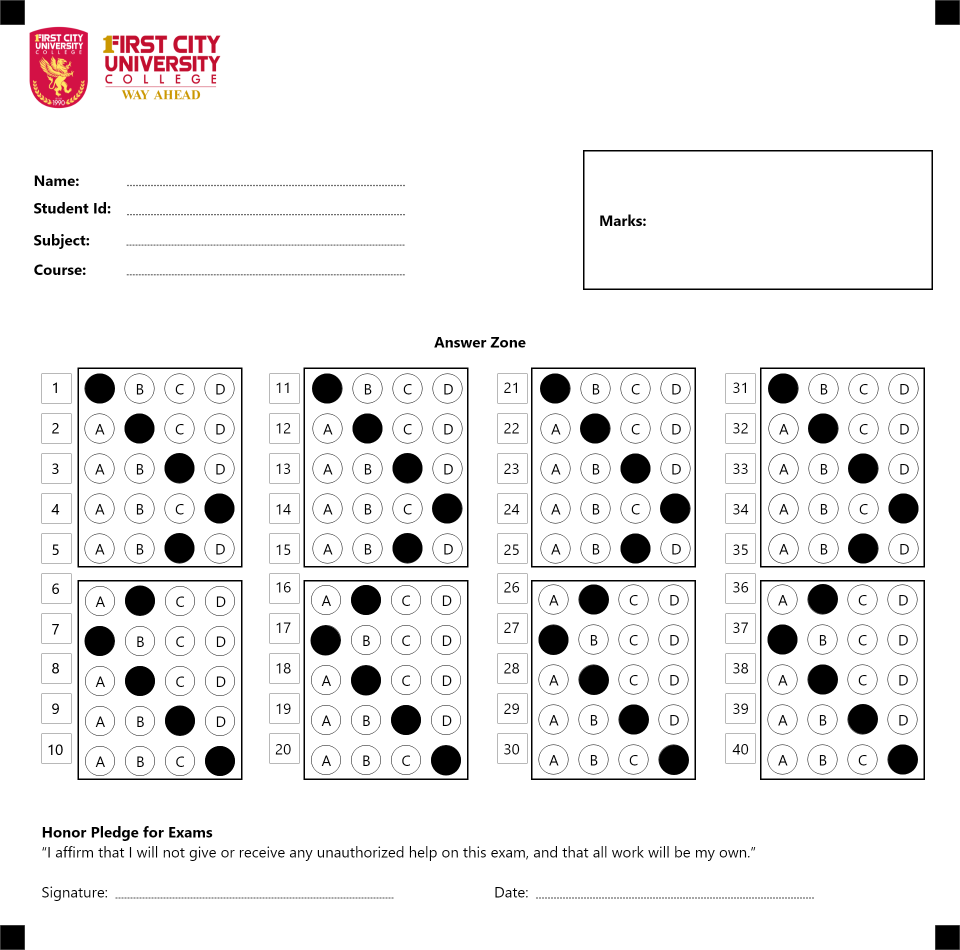
#> input picture SD_OMR_SOFTWARE_Sept2022/Resources/OMR_Custom_Shaded_3.png, 1920 x 1900 px (shown at 1/2 size)
$ python Test_Shade_Bubble.py
#> lines starting #> are read from the running program, lines starting #| are printed output that depends on the picture; after the words box and inside, x2 and y2 are one past the last pixel; in counts of white or black regions, pixels touching at a corner belong together
### SD_OMR_SOFTWARE_Sept2022/utility.py
import cv2
import numpy as np

# 1. STACK ALL THE IMAGES IN ONE WINDOW (FIXED LOGIC)
def stackImages(imgArray,scale,lables=[]):
    rows = len(imgArray)
    cols = len(imgArray[0])
    rowsAvailable = isinstance(imgArray[0], list)
    width = imgArray[0][0].shape[1]
    height = imgArray[0][0].shape[0]
    if rowsAvailable:
        for x in range ( 0, rows):
            for y in range(0, cols):
                imgArray[x][y] = cv2.resize(imgArray[x][y], (0, 0), None, scale, scale)
                if len(imgArray[x][y].shape) == 2: imgArray[x][y]= cv2.cvtColor( imgArray[x][y], cv2.COLOR_GRAY2BGR)
        imageBlank = np.zeros((height, width, 3), np.uint8)
        hor = [imageBlank]*rows
        hor_con = [imageBlank]*rows
        for x in range(0, rows):
            hor[x] = np.hstack(imgArray[x])
            hor_con[x] = np.concatenate(imgArray[x])
        ver = np.vstack(hor)
        ver_con = np.concatenate(hor)
    else:
        for x in range(0, rows):
            imgArray[x] = cv2.resize(imgArray[x], (0, 0), None, scale, scale)
            if len(imgArray[x].shape) == 2: imgArray[x] = cv2.cvtColor(imgArray[x], cv2.COLOR_GRAY2BGR)
        hor= np.hstack(imgArray)
        hor_con= np.concatenate(imgArray)
        ver = hor
    if len(lables) != 0:
        eachImgWidth= int(ver.shape[1] / cols)
        eachImgHeight = int(ver.shape[0] / rows)
        #print(eachImgHeight)
        for d in range(0, rows):
            for c in range (0,cols):
                cv2.rectangle(ver,(c*eachImgWidth,eachImgHeight*d),(c*eachImgWidth+len(lables[d][c])*13+27,30+eachImgHeight*d),(255,255,255),cv2.FILLED)
                cv2.putText(ver,lables[d][c],(eachImgWidth*c+10,eachImgHeight*d+20),cv2.FONT_HERSHEY_COMPLEX,0.7,(255,0,255),2)
    return ver

# 2. IDENTIFY RECTANGLE CONTOURS
def rectContour(contours):

    rectCon = []     #CREATE NEW LIST
    max_area = 0

    # 2.1. LOOP THROUGH ALL CONTOURS
    for i in contours:
        area = cv2.contourArea(i)
        # print(area) # CHECK CONTOUR AREA

        if area > 50:
            peri = cv2.arcLength(i, True)
            approx = cv2.approxPolyDP(i, 0.02 * peri, True)
            # print("Corner Points: ", len(approx))
            if len(approx) == 4:
                rectCon.append(i)
                # print(rectCon)
    # 2.2. REORDER AND SORT RECTCON, BASED ON OMR FORM
    # rectCon = sorted(rectCon, key=cv2.contourArea,reverse=True) # reverse=True, sort in descending order (biggest to smallest)
    rectCon = sorted(rectCon, key=cv2.contourArea,reverse=True) # reverse=True, sort in descending order (biggest to smallest)
    # print(len(rectCon))
    return rectCon

# 3. TBA
def reorder(myPoints):
    myPoints = myPoints.reshape((4, 2)) # REMOVE EXTRA BRACKET
    myPointsNew = np.zeros((4, 1, 2), np.int32) # NEW MATRIX WITH ARRANGED POINTS
    add = myPoints.sum(1)
    # print(myPoints)
    # print(add)
    myPointsNew[0] = myPoints[np.argmin(add)]  #[0,0]
    # print(np.argmax(add))
    myPointsNew[3] =myPoints[np.argmax(add)]   #[w,h]
    diff = np.diff(myPoints, axis=1)
    myPointsNew[1] =myPoints[np.argmin(diff)]  #[w,0]
    myPointsNew[2] = myPoints[np.argmax(diff)] #[h,0]
    # print(diff)
    return myPointsNew

# 4. SPLIT BUBBLES VERTICALLY INSIDE OF ANSWER ZONE
def splitBoxes(img):

    rows = np.vsplit(img,5)     # 10, because there is 10 rows
    # cv2.imshow("Split",rows[0])

    # Split bubbles horizontally
    boxes=[]
    for r in rows:
        cols= np.hsplit(r,4)   # 4, because there is 4 questions per column
        for box in cols:
            boxes.append(box)
            # cv2.imshow("Split",box)
    return boxes

# 5. GET CORNER POINTS OF CONTOUR
def getCornerPoints(cont):
    peri = cv2.arcLength(cont, True) # LENGTH OF CONTOUR
    approx = cv2.approxPolyDP(cont, 0.02 * peri, True) # APPROXIMATE THE POLY TO GET CORNER POINTS
    return approx

# 6. DISPLAY ANSWERS
# def showAnswers(img,myIndex,grading,ans,questions=5,choices=5): # (PREDEFINED)
def showAnswers(img,myIndex,grading,ans,questions,choices):

    # SIMULATE A 5*5 shape (based on answer zone)
    sectWidth = int(img.shape[1]/questions)
    sectHeight = int(img.shape[0]/choices)

    for x in range(0,questions):
        myAns = myIndex[x]

        # [5 lines of commented-out code are left out]
        cY = (x * sectWidth)+sectWidth//2

        if grading[x]==1:          # LOGIC: 1 correct answer, 0 wrong answer
            if myAns==0:
                cX = (myAns * sectWidth) + sectWidth // 2 + 50   #DEFAULT FORMAT
            elif myAns==1:
                cX = (myAns * sectWidth) + sectWidth // 2 + 80   #DEFAULT FORMAT
            elif myAns==2:
                cX = (myAns * sectWidth) + sectWidth // 2 + 110  #DEFAULT FORMAT
            elif myAns==3:
                cX = (myAns * sectWidth) + sectWidth // 2 + 140  # DEFAULT FORMAT

            myColor = (0,255,0)     # GREEN
            # myColor = (28,184,255)     # GREEN
            #cv2.rectangle(img,(myAns*secW,x*secH),((myAns*secW)+secW,(x*secH)+secH),myColor,cv2.FILLED)
            cv2.circle(img,(cX,cY),50,myColor,cv2.FILLED)  # Fill correct answer in GREEN

        elif grading[x]==0:
            if myAns == 0:
                cX = (myAns * sectWidth) + sectWidth // 2 + 50    #DEFAULT FORMAT
            elif myAns == 1:
                cX = (myAns * sectWidth) + sectWidth // 2 + 80    #DEFAULT FORMAT
            elif myAns == 2:
                cX = (myAns * sectWidth) + sectWidth // 2 + 110   #DEFAULT FORMAT
            elif myAns == 3:
                cX = (myAns * sectWidth) + sectWidth // 2 + 140   #DEFAULT FORMAT

            myColor = (0,255,0)     # GREEN
            #cv2.rectangle(img, (myAns * secW, x * secH), ((myAns * secW) + secW, (x * secH) + secH), myColor, cv2.FILLED)
            cv2.circle(img,(cX, cY),50,myColor,cv2.FILLED) # Fill correct answer in RED

            correctAns = ans[x]
            if correctAns== 0:
                # cX = (correctAns * sectWidth) + sectWidth // 2 + 50  # DEFAULT FORMAT
                cX = (correctAns * sectWidth) + sectWidth // 2 + 40  # TESTING
            elif correctAns== 1:
                # cX = (correctAns* sectWidth) + sectWidth // 2 + 80  # DEFAULT FORMAT
                cX = (correctAns* sectWidth) + sectWidth // 2 + 70  # TESTING
            elif correctAns == 2:
                # cX = (correctAns* sectWidth) + sectWidth // 2 + 110  # DEFAULT FORMAT
                cX = (correctAns* sectWidth) + sectWidth // 2 + 100  # TESTING
            elif correctAns == 3:
                # cX = (correctAns* sectWidth) + sectWidth // 2 + 140  # DEFAULT FORMAT
                cX = (correctAns* sectWidth) + sectWidth // 2 + 130  # TESTING

            myColor = (123,24,24)     # DARK RED
            # cv2.circle(img,((correctAns * sectWidth)+sectWidth//2, (x * sectHeight)+sectHeight//2), 20,myColor,cv2.FILLED) # Fill correct answer in GREEN
            cv2.circle(img,(cX,cY),50,myColor,cv2.FILLED)  # Fill correct answer in GREEN
        # else:
        #    None
    cv2.imshow("Show Answers",img)
    return img

# [12 lines of commented-out code are left out]

### SD_OMR_SOFTWARE_Sept2022/Test_Shade_Bubble.py
import cv2
import numpy as np

# IMPORT FUNCTIONS FROM UTILITY FILE
import utility

#########IMAGE#########
# path="Resources/sample.jpg"
path= "Resources/OMR_Custom_Shaded_3.png"
widthImg=800
heightImg=800
#########IMAGE#########

##OMR QUESTION FORMAT##
questions=5
choices=4
ans = [0,1,2,3,2]
##OMR QUESTION FORMAT##

# RETRIEVE IMAGE
img=cv2.imread(path)
#> img is the input picture: shape (1900, 1920, 3); mean B, G, R 237.6, 237.5, 238.6

# PREPROCESSING
img=cv2.resize(img,(widthImg,heightImg))
#> img: shape (800, 800, 3)
imgContours=img.copy()
imgFinal=img.copy()
imgBiggestContours=img.copy()
imgGray=cv2.cvtColor(img,cv2.COLOR_BGR2GRAY)
imgBlur=cv2.GaussianBlur(imgGray,(5,5),1)
imgCanny=cv2.Canny(imgBlur,10,50)
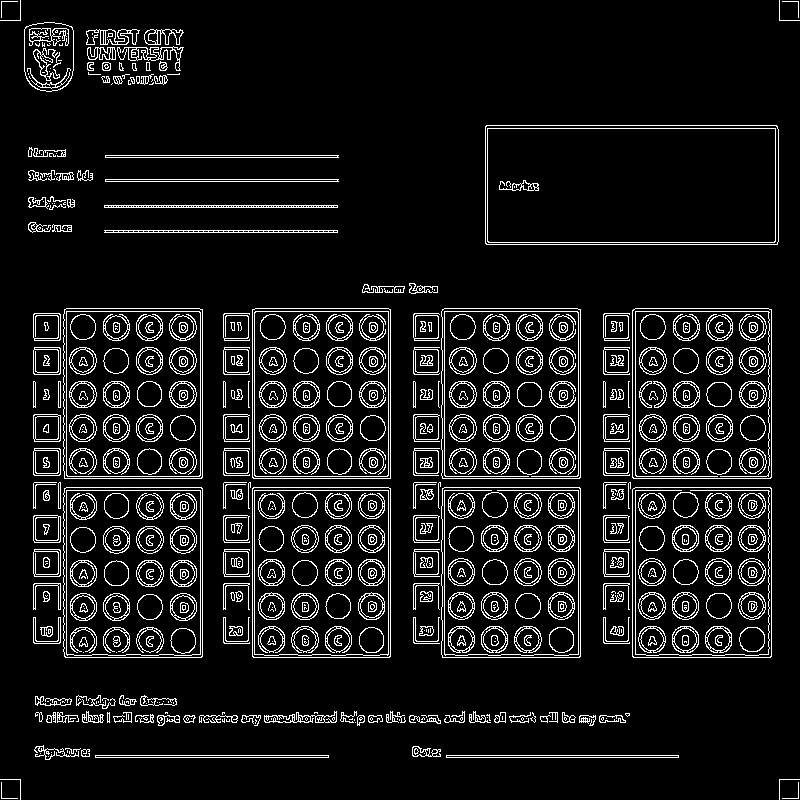
#> imgCanny: shape (800, 800); 9.1% white in thin lines or dots

# FIND ALL CONTOURS
contours, hierarchy = cv2.findContours(imgCanny,cv2.RETR_EXTERNAL,cv2.CHAIN_APPROX_NONE)
#> contours = 243 contours, 129 with area under 20; largest, box (x1, y1, x2, y2) and area: (485, 125, 779, 245) 34860, (632, 487, 772, 658) 23626, (632, 308, 772, 479) 23624, (63, 487, 203, 658) 23576, (63, 308, 203, 479) 23574

# DISPLAY CONTOURS, -1 means all index,RGB Green Colour(0,255,0),thickness=10
cv2.drawContours(imgContours,contours,-1,(0,255,0),10)

# FIND RECTANGLES
rectCon=utility.rectContour(contours)
#> the loop in rectContour, `for i in contours:` made 243 passes
#> (area, peri, approx) on passes 6, 7, 110, 117, 123, 124: (464, 468, [[446, 755], [678, 757]]), (466, 470, [[95, 755], [328, 757]]), (723, 105.7, [[34, 549], [34, 576], [59, 576], [60, 550]]), (724, 105.7, [[34, 515], [34, 542], [59, 542], [60, 516]]), (23625.5, 615.1, [[633, 488], [632, 656], [770, 657], [771, 488]]), (23521.5, 618.4, [[442, 488], [442, 657], [579, 657], [580, 488]])
#> after the loop in rectContour, `for i in contours:`: rectCon = 21 contours; largest, box (x1, y1, x2, y2) and area: (485, 125, 779, 245) 34860, (632, 487, 772, 658) 23626, (632, 308, 772, 479) 23624, (63, 487, 203, 658) 23576, (63, 308, 203, 479) 23574

# [9 lines of commented-out code are left out]
biggestContour=utility.getCornerPoints(rectCon[1]) #BOTTOM: SUCCESFUl
#> in getCornerPoints, `peri = cv2.arcLength(cont, True)`: peri = 615.1
#> in getCornerPoints, `approx = cv2.approxPolyDP(cont, 0.02 * peri, True)`: approx = [[633, 488], [632, 656], [770, 657], [771, 488]]
#> biggestContour = [[633, 488], [632, 656], [770, 657], [771, 488]]
#2nd BIGGEST CONTOUR (RESULT ZONE)
gradePoints= utility.getCornerPoints(rectCon[0])
#> gradePoints = [[485, 126], [486, 244], [777, 244], [776, 125]]

#LOCATE BUBBLE and RESULT ZONE
if biggestContour.size!=0 and gradePoints.size!=0:
    cv2.drawContours(imgBiggestContours,biggestContour,-1,(0,255,0),20)
    cv2.drawContours(imgBiggestContours,gradePoints,-1,(255,0,0),20)

    biggestContour=utility.reorder(biggestContour)
#> in reorder, `myPoints = myPoints.reshape((4, 2))`: myPoints = [[633, 488], [632, 656], [770, 657], [771, 488]]
#> in reorder, `add = myPoints.sum(1)`: add = [1121, 1288, 1427, 1259]
#> in reorder, `diff = np.diff(myPoints, axis=1)`: diff = [-145, 24, -113, -283]
#> biggestContour = [[633, 488], [771, 488], [632, 656], [770, 657]]
    gradePoints=utility.reorder(gradePoints)
#> gradePoints = [[485, 126], [776, 125], [486, 244], [777, 244]]

    # 1. BIRDS EYE VIEW: BUBBLE ZONE
    pt1=np.float32(biggestContour)
#> pt1 = [[633, 488], [771, 488], [632, 656], [770, 657]]
    pt2=np.float32([[0,0],[widthImg,0],[0,heightImg],[widthImg,heightImg]])
    matrix=cv2.getPerspectiveTransform(pt1,pt2)
#> matrix = [[6, 0.0357, -3813.4], [0, 4.9, -2389.8], [4.44e-05, 5.26e-07, 1]]
    imgWarpColored=cv2.warpPerspective(img,matrix,(widthImg,heightImg))

    # 2. BIRDS EYE VIEW: GRADE ZONE
    ptGrade1=np.float32(gradePoints)
#> ptGrade1 = [[485, 126], [776, 125], [486, 244], [777, 244]]
    ptGrade2=np.float32([[0,0],[325,0],[0,150],[325,150]])
    matrixGrade=cv2.getPerspectiveTransform(ptGrade1,ptGrade2)
#> matrixGrade = [[1.14, -0.00968, -552.8], [0.00443, 1.29, -164.6], [2.95e-05, -4.99e-07, 1]]
    imgGradeDisplay=cv2.warpPerspective(img,matrixGrade,(325,150))
    # cv2.imshow("Grade",imgGradeDisplay)

    #3. APPLY THRESHOLD
    imgWarpGray = cv2.cvtColor(imgWarpColored,cv2.COLOR_BGR2GRAY)
    # 170 determines the intensity of the shaded region
    imgThresh =cv2.threshold(imgWarpGray,170,255,cv2.THRESH_BINARY_INV)[1]
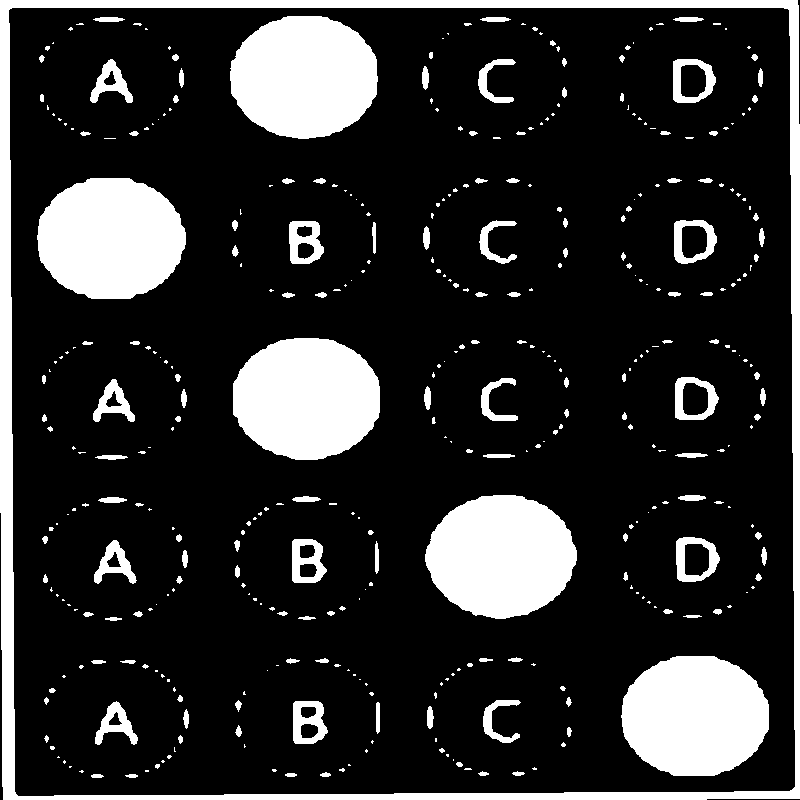
#> imgThresh: shape (800, 800); 18.5% white; 391 white regions (235 under 20 px), largest, box (x1, y1, x2, y2) and area: (0, 0, 800, 800) 26825, (425, 495, 577, 619) 14396, (230, 16, 378, 139) 14379

    # 4. FIND INDIVIDUAL BUBBLES
    boxes = utility.splitBoxes(imgThresh)
#> in splitBoxes, `rows = np.vsplit(img,5)`: rows = 5 items
#> the loop in splitBoxes, `for r in rows:` made 5 passes
#> after the loop in splitBoxes, `for r in rows:`: boxes = 20 items
#> boxes = 20 items
    # cv2.imshow("Test",boxes[2])

    # 5. FIND MARK BUBBLES (USE Non-Zero Pixels)
    # print(cv2.countNonZero(boxes[1]),cv2.countNonZero(boxes[2]))

    # 6. GETTING NON-Zero PIXEL VALUES OF EACH BUBBLE
    myPixelValue=np.zeros((questions,choices))
    countCol=0
    countRow=0

    # # Loop through all bubbles
    for image in boxes:
        totalPixels=cv2.countNonZero(image)
        # 5x5 array (5 questions and 5 choices)
        myPixelValue[countRow][countCol]=totalPixels
        countCol+=1
        if(countCol==choices):countRow+=1;countCol=0
#> this loop made 20 passes
#> totalPixels on passes 1 to 8: 4453, 15979, 2763, 4473, 16041, 1450, 1152, 2915
#> after the loop, countCol = 0; countRow = 5; myPixelValue = [[4453, 15979, 2763, 4473], [16041, 1450, 1152, 2915], [3264, 14313, 1131, 2663], [3417, 1598, 14396, 2606], [4247, 2630, 2584, 16593]]
    # print(myPixelValue)

    # FINDING INDEX VALUES OF THE MARKING
    # LOGIC: USE THE MAXIMUM VALUE, TO GET THE SHADED BUBBLE
    myIndex = []
    for x in range (0,questions):
        arr= myPixelValue[x]
        myIndexVal=np.where(arr==np.amax(arr))
        print("Q",x,arr) #SHOW BUBBLE VALUES
        print("Value Detected:",myIndexVal[0]) #SHOW SHADED BUBBLE
        myIndex.append(myIndexVal[0][0])
#> this loop made 5 passes
#> (arr, myIndexVal) on passes 1 to 5: ([4453, 15979, 2763, 4473], ([1],)), ([16041, 1450, 1152, 2915], ([0],)), ([3264, 14313, 1131, 2663], ([1],)), ([3417, 1598, 14396, 2606], ([2],)), ([4247, 2630, 2584, 16593], ([3],))
#> (printed output is left out)
#> after the loop, myIndex = [1, 0, 1, 2, 3]
    # print(myIndex)

    # GRADING
    grading=[]
    for x in range (0,questions):
        if ans[x]==myIndex[x]:
            # 1 if answer is correct, 0 if answer is wrong
            grading.append(1)
        else: grading.append(0)
#> after the loop, grading = [0, 0, 0, 0, 0]
    # print(grading)
    score = sum(grading)/questions *100 # FINAL GRADE
#> score = 0
    print("SCORE:",score)
#| SCORE: 0.0

    #DISPLAY ANSWERS
    imgResults = imgWarpColored.copy()
    imgResults = utility.showAnswers(imgResults,myIndex, grading, ans, questions, choices)
#> the loop in showAnswers, `for x in range(0,questions):` made 5 passes
#> (myAns, cX) on passes 1 to 5: (1, 320), (0, 130), (1, 320), (2, 510), (3, 700)
#> after the loop in showAnswers, `for x in range(0,questions):`:
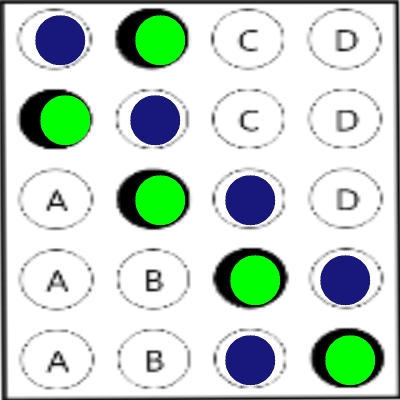
#> img: shape (800, 800, 3) (shown at 1/2 size); mean B, G, R 204, 213.6, 197.9

    #DISPLAY ANSWERS (Just shades only)
    imgRawDrawing = np.zeros_like(imgWarpColored)
    imgRawDrawing = utility.showAnswers(imgRawDrawing,myIndex,grading,ans,questions,choices)
#> call 2 of showAnswers, with questions = 5, choices = 4
#> the loop in showAnswers (call 2), `for x in range(0,questions):` made 5 passes
#> after the loop in showAnswers (call 2), `for x in range(0,questions):`:
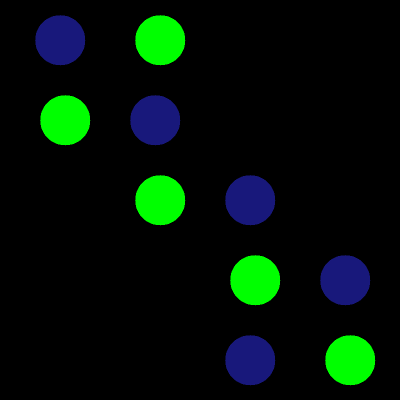
#> img: shape (800, 800, 3) (shown at 1/2 size); mean B, G, R 7.5, 17.1, 1.5

    #DISPLAY ANSWERS (Based on original image)
    invMatrix = cv2.getPerspectiveTransform(pt2,pt1)
#> invMatrix = [[0.167, -0.00128, 633], [-0.00361, 0.21, 488], [-7.4e-06, -5.36e-08, 1]]
    imgInvWarp = cv2.warpPerspective(imgRawDrawing,invMatrix,(widthImg,heightImg))

    #DISPLAY GRADES (Based on original image)
    imgRawGrade = np.zeros_like(imgGradeDisplay)
    cv2.putText(imgRawGrade,str(int(score))+"%",(80,100),cv2.FONT_HERSHEY_COMPLEX,3,(0,255,255),3)
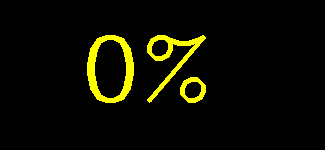
#> imgRawGrade: shape (150, 325, 3); mean of channels 0, 1, 2 0, 12.2, 12.2; drawn as B, G, R
    # cv2.imshow("Grade",imgRawGrade)
    invMatrixG = cv2.getPerspectiveTransform(ptGrade2,ptGrade1)
#> invMatrixG = [[0.875, 0.00676, 485], [-0.00631, 0.787, 126], [-2.59e-05, 1.93e-07, 1]]

    #DISPLAY FINAL IMAGE (Based on original image)
    # imgInvGradeDisplay = cv2.warpPerspective(imgRawGrade, invMatrixG, (325,150))
    imgInvGradeDisplay = cv2.warpPerspective(imgRawGrade, invMatrixG, (widthImg,heightImg))
    imgFinal = cv2.addWeighted(imgFinal,0.5,imgInvWarp,1,0)
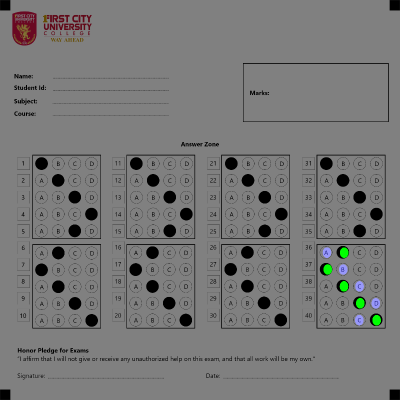
#> imgFinal: shape (800, 800, 3) (shown at 1/2 size); mean B, G, R 119.4, 119.7, 119.7
    imgFinal = cv2.addWeighted(imgFinal,1.0,imgInvGradeDisplay,1,0)

# print(len(biggestContour))
# print(biggestContour)

# BLANK IMAGE DECLARATION
imgBlank=np.zeros_like(img)

# DISPLAY AN ARRAY OF IMAGE
imageArray = ([img,imgGray,imgBlur,imgCanny],
              [imgContours,imgBiggestContours,imgWarpColored,imgThresh],
              [imgResults,imgRawDrawing,imgInvWarp,imgFinal])

labels = [["Original","Gray","Blur","Blur"],
          ["Contours","Biggest Contours","Warp","Threshold"],
          ["Result","Raw","Inverse","Inverse Warp","Final"]
          ]
imgStacked = utility.stackImages(imageArray,0.4,labels)
#> in stackImages, `rows = len(imgArray)`: rows = 3
#> in stackImages, `cols = len(imgArray[0])`: cols = 4
#> in stackImages, `rowsAvailable = isinstance(imgArray[0], list)`: rowsAvailable = True
#> in stackImages, `hor = [imageBlank]*rows`: hor = 3 items
#> in stackImages, `eachImgWidth= int(ver.shape[1] / cols)`: eachImgWidth = 320
#> after the loop in stackImages, `for d in range(0, rows):`:
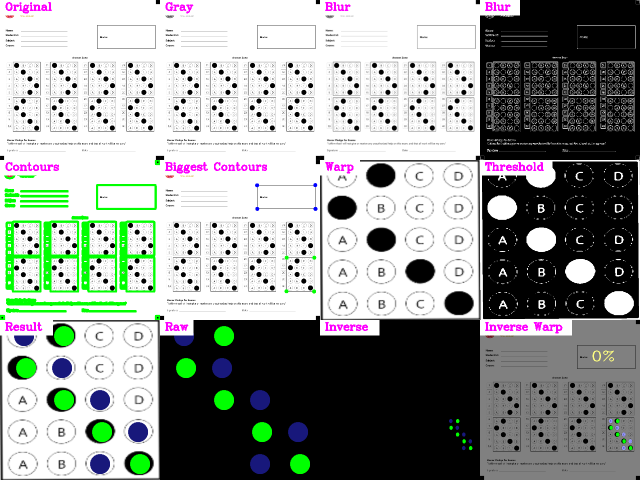
#> ver: shape (960, 1280, 3) (shown at 1/2 size); mean of channels 0, 1, 2 149.3, 153.7, 148.4; drawn as B, G, R

# DISPLAY FINAL IMAGE
# cv2.imshow("Stacked Images",imgFinal)
cv2.imshow("Stacked Images",imgStacked)

# TEST OPENCV OUTPUT: VIEW OUTPUT
# cv2.imshow("Original",img)
cv2.waitKey(0)
